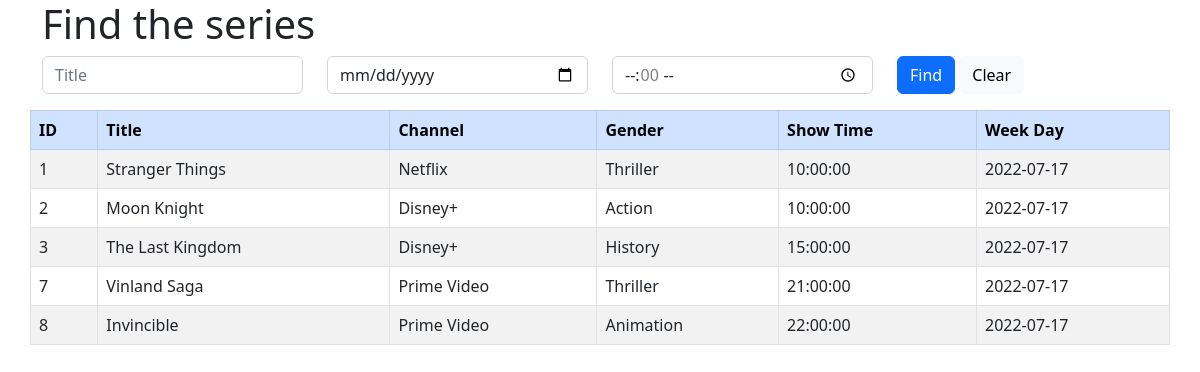
The page / on the database its author committed.
### tables this page shows
CREATE TABLE `tv_series_intervals` (
    `id_tv_series` int(11) NOT NULL,
    `week_day` date NOT NULL,
    `show_time` time NOT NULL,
    KEY `fk_id_tv_series` (`id_tv_series`),
    CONSTRAINT `fk_id_tv_series` FOREIGN KEY (`id_tv_series`) REFERENCES `tv_series` (`id`)
);

CREATE TABLE `tv_series` (
    `id` int(11) NOT NULL AUTO_INCREMENT,
    `title` varchar(255) NOT NULL,
    `channel` varchar(255) DEFAULT NULL,
    `gender` varchar(255) NOT NULL,
    PRIMARY KEY (`id`)
);

### App/util/Database.php (called while the page is built, shortened)
<?php
class Database
{
    private static $instance;
    public static function getInstance()
    {
        if(!isset(self::$instance)){
            $host = 'localhost';
            $name = 'exads';
            $user = 'root';
            $pass = '';
            $port = '3308';
            self::$instance = new PDO("mysql:host={$host};port={$port};dbname={$name}",$user,$pass, array(PDO::MYSQL_ATTR_INIT_COMMAND => "SET NAMES utf8"));
            self::$instance->setAttribute(PDO::ATTR_ERRMODE, PDO::ERRMODE_EXCEPTION);
            self::$instance->setAttribute(PDO::ATTR_DEFAULT_FETCH_MODE, PDO::FETCH_ASSOC);
        }
        return self::$instance;
    }
}

### App/controller/TVSeriesController.php (called while the page is built, shortened)
<?php
class TVSeriesController
{
    protected $model;
    public function __construct()
    {
        $this->model = new TVSeriesModel();
    }
    public function getNextSeries($date = "", $time = "", $title = "")
    {
        return $this->model->getNextSeries($date, $time, $title);
    }
}

### App/model/TVSeriesModel.php (called while the page is built, shortened)
<?php
class TVSeriesModel extends BaseModel
{
    public function getNextSeries($date, $time, $title)
    {
        $where = array();
        $params = array();
        if(empty($date) && empty($time) && empty($title)){
            $where[] = "TSI.show_time >= NOW()";
            $where[] = "TSI.week_day = CURDATE()";
            $params[':date'] = $date;
            $params[':time'] = $time;
        }
        $sql  = "SELECT ";
        $sql .= "TS.id, ";
        $sql .= "TS.title, ";
        $sql .= "TS.channel, ";
        $sql .= "TS.gender, ";
        $sql .= "TSI.show_time, ";
        $sql .= "TSI.week_day ";
        $sql .= "FROM tv_series AS TS ";
        $sql .= "INNER JOIN tv_series_intervals AS TSI ON TSI.id_tv_series = TS.id ";
        $sql .= "WHERE " . implode(" AND ", $where);
        $rs = $this->bd->prepare($sql);
        $rs->execute($params);
        return $rs->fetchAll();
    }
}

### App/model/Basemodel.php (called while the page is built, shortened)
<?php
class BaseModel
{
    public function __construct()
    {
        $this->bd = Database::getInstance();
    }
}

### index.php (the view, shortened to what this page needs)
<?php
$title = "";
$time = "";
$date = "";
$tvSeries = new TVSeriesController();
$series = $tvSeries->getNextSeries($date, $time, $title);
?>
<html lang="en">
<head>
    <link href="https://cdn.jsdelivr.net/npm/bootstrap@5.2.0-beta1/dist/css/bootstrap.min.css" rel="stylesheet">
</head>
<body>
<div class="container">
    <div class="row">
        <h1>Find the series</h1>
        <form action="index.php" method="POST">
            <div class="row">
                <div class="col">
                    <input type="text" class="form-control" name="title" id="title" placeholder="Title" value="<?php echo $title; ?>" aria-label="Title">
                </div>
                <div class="col">
                    <input type="date" class="form-control" name="date" id="date" placeholder="Date"  value="<?php echo $date; ?>" aria-label="Date">
                </div>
                <div class="col">
                    <input type="time" class="form-control" name="time" id="time" placeholder="Time" aria-label="Time"  value="<?php echo $time; ?>" step="3600" max='23:00' min='00:00'>
                </div>
                <div class="col">
                    <input type="submit" class="btn btn-primary" name="btn_find" id="btn_find" value="Find">
                    <input type="submit" class="btn btn-light" name="btn_clear" id="btn_clear" value="Clear">
                </div>
            </div>
        </form>
    </div>
    <div class="row">
        <table class="table table-bordered table-striped table-hover">
            <thead class="table-primary">
            <tr>
                <th>ID</th>
                <th>Title</th>
                <th>Channel</th>
                <th>Gender</th>
                <th>Show Time</th>
                <th>Week Day</th>
            </tr>
            </thead>
            <tbody>
            <?php foreach ($series as $value) {
                echo "<tr>" .
                    "<td>" . $value['id'] . "</td>" .
                    "<td>" . $value['title'] . "</td>" .
                    "<td>" . $value['channel'] . "</td>" .
                    "<td>" . $value['gender'] . "</td>" .
                    "<td>" . $value['show_time'] . "</td>" .
                    "<td>" . $value['week_day'] . "</td>" .
                    "</tr>";
            }
            ?>
            </tbody>
        </table>
    </div>
</div>
</body>
</html>

### rows shown on the page
tv_series_intervals: id_tv_series "1", id_tv_series.title "Stranger Things", id_tv_series.channel "Netflix", id_tv_series.gender "Thriller", show_time "10:00:00", week_day "2022-07-17"
tv_series_intervals: id_tv_series "2", id_tv_series.title "Moon Knight", id_tv_series.channel "Disney+", id_tv_series.gender "Action", show_time "10:00:00", week_day "2022-07-17"
tv_series_intervals: id_tv_series "3", id_tv_series.title "The Last Kingdom", id_tv_series.channel "Disney+", id_tv_series.gender "History", show_time "15:00:00", week_day "2022-07-17"
tv_series_intervals: id_tv_series "7", id_tv_series.title "Vinland Saga", id_tv_series.channel "Prime Video", id_tv_series.gender "Thriller", show_time "21:00:00", week_day "2022-07-17"
tv_series_intervals: id_tv_series "8", id_tv_series.title "Invincible", id_tv_series.channel "Prime Video", id_tv_series.gender "Animation", show_time "22:00:00", week_day "2022-07-17"
